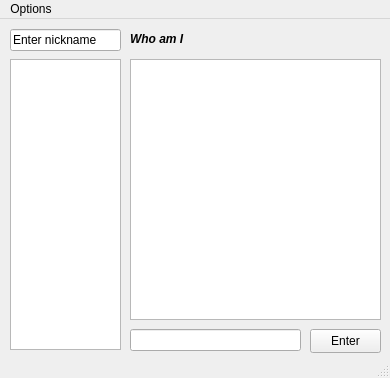
<?xml version="1.0" encoding="UTF-8"?>
<ui version="4.0">
 <class>MainWindow</class>
 <widget class="QMainWindow" name="MainWindow">
  <property name="geometry">
   <rect>
    <x>0</x>
    <y>0</y>
    <width>390</width>
    <height>378</height>
   </rect>
  </property>
  <property name="windowTitle">
   <string>MainWindow</string>
  </property>
  <widget class="QWidget" name="centralwidget">
   <widget class="QTextBrowser" name="textBrowser">
    <property name="geometry">
     <rect>
      <x>130</x>
      <y>40</y>
      <width>251</width>
      <height>261</height>
     </rect>
    </property>
   </widget>
   <widget class="QLineEdit" name="lineEdit">
    <property name="geometry">
     <rect>
      <x>130</x>
      <y>310</y>
      <width>171</width>
      <height>22</height>
     </rect>
    </property>
   </widget>
   <widget class="QLineEdit" name="lineEdit_2">
    <property name="geometry">
     <rect>
      <x>10</x>
      <y>10</y>
      <width>111</width>
      <height>22</height>
     </rect>
    </property>
    <property name="text">
     <string>Enter nickname</string>
    </property>
   </widget>
   <widget class="QPushButton" name="pushButton">
    <property name="geometry">
     <rect>
      <x>310</x>
      <y>310</y>
      <width>71</width>
      <height>24</height>
     </rect>
    </property>
    <property name="text">
     <string>Enter</string>
    </property>
   </widget>
   <widget class="QLabel" name="label">
    <property name="geometry">
     <rect>
      <x>130</x>
      <y>10</y>
      <width>171</width>
      <height>21</height>
     </rect>
    </property>
    <property name="text">
     <string>&lt;html&gt;&lt;head/&gt;&lt;body&gt;&lt;p&gt;&lt;span style=&quot; font-weight:700; font-style:italic;&quot;&gt;Who am I&lt;/span&gt;&lt;/p&gt;&lt;/body&gt;&lt;/html&gt;</string>
    </property>
   </widget>
   <widget class="QListWidget" name="listWidget">
    <property name="geometry">
     <rect>
      <x>10</x>
      <y>40</y>
      <width>111</width>
      <height>291</height>
     </rect>
    </property>
   </widget>
  </widget>
  <widget class="QMenuBar" name="menubar">
   <property name="geometry">
    <rect>
     <x>0</x>
     <y>0</y>
     <width>390</width>
     <height>22</height>
    </rect>
   </property>
   <widget class="QMenu" name="menu">
    <property name="title">
     <string>Options</string>
    </property>
    <addaction name="action_2"/>
   </widget>
   <addaction name="menu"/>
  </widget>
  <widget class="QStatusBar" name="statusbar"/>
  <action name="action">
   <property name="text">
    <string>Создать группу</string>
   </property>
  </action>
  <action name="action_2">
   <property name="text">
    <string>Create group</string>
   </property>
  </action>
  <action name="actionDelete">
   <property name="text">
    <string>Delete</string>
   </property>
  </action>
 </widget>
 <resources/>
 <connections/>
</ui>
